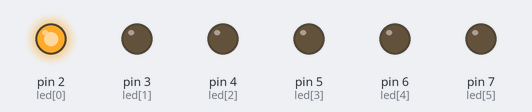
This sketch was run on a simulated Arduino Uno, built with avr-gcc and run on an emulated ATmega328P. Parts: output pins drawn as LEDs (lit = HIGH).

Above: at 0.12 s.
At 0.87 s:
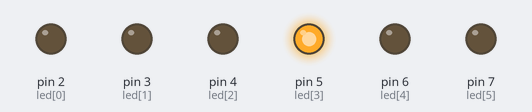
At 1.6 s:
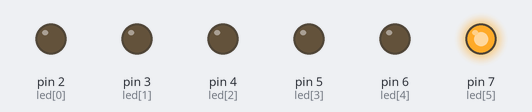
At 2.87 s:
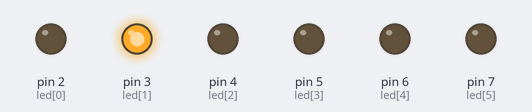
At 4.12 s:
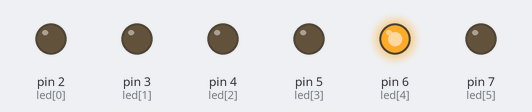
At 6.62 s:
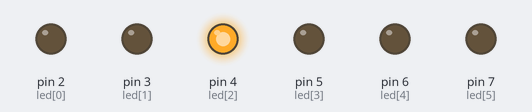
Timing chart, 0 to 6.9 s (numbered marks = the images above):
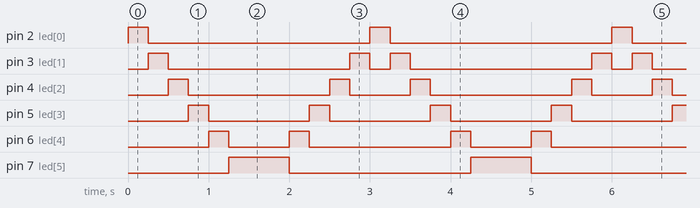

Measured:
- by itself, pin 2 (led[0]): alternates HIGH for 0.25 s and LOW for 2.8 s
- by itself, pin 3 (led[1]): repeats every 3.0 s: LOW 2.3 s, HIGH 0.25 s, LOW 0.25 s, HIGH 0.25 s
- by itself, pin 4 (led[2]): repeats every 3.0 s: LOW 1.8 s, HIGH 0.25 s, LOW 0.75 s, HIGH 0.25 s
- by itself, pin 5 (led[3]): alternates HIGH for 0.25 s and LOW for 1.3 s
- by itself, pin 6 (led[4]): repeats every 3.0 s: LOW 0.75 s, HIGH 0.25 s, LOW 1.8 s, HIGH 0.25 s
- by itself, pin 7 (led[5]): alternates HIGH for 0.75 s and LOW for 2.3 s

The sketch:

run_lights.ino
```cpp
int led[6] = {2, 3, 4, 5, 6, 7};
int t = 250;

void setup() {
  for(int i = 0; i < 6; i++) {
    pinMode(led[i], OUTPUT); // Инициализация
  }

}

void loop() {
  for(int i = 0; i < 6; i++) { // Прямой проход
    digitalWrite(led[i], HIGH);
    delay(t);
    if (i != 5)
      digitalWrite(led[i], LOW);
  }

  for(int j = 6; j > 0; j--) { // Обратный проход
    digitalWrite(led[j], HIGH);
    delay(t);
    digitalWrite(led[j], LOW);
  }

}
```
